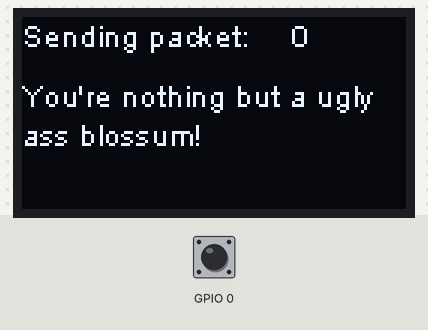
Simulated run of this sketch. Board: ESP32. Parts: 128×64 one-colour display. The test bench sets the inputs (shaded band); at power-on: GPIO 0 HIGH. Random numbers use the default seed unless the sketch sets one.

Above: at 1.6 s.
1.7 s: GPIO 0 pulled LOW for 0.15 s
At 12.1 s:
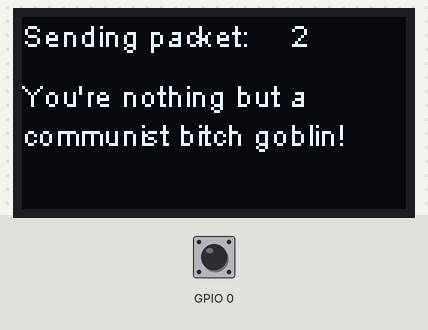
22.3 s: GPIO 0 pulled LOW for 1 s
At 31.7 s:
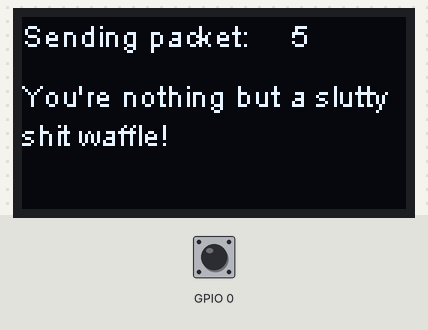
42.6 s: GPIO 0 pulled LOW for 0.15 s
At 52.5 s:
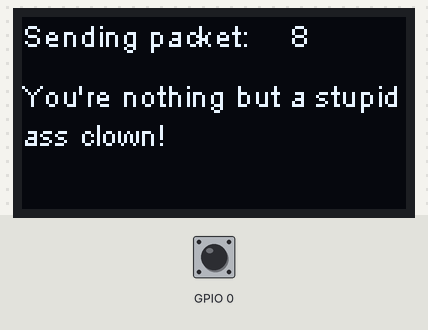
63.0 s: GPIO 0 pulled LOW for 1 s
At 72.1 s:
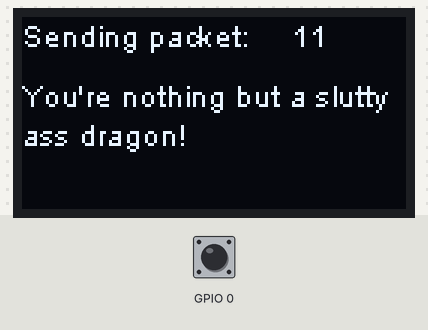
Timing chart, 0 to 73.6 s (numbered marks = the images above; inputs shaded):
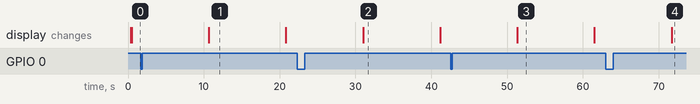

The sketch:

OLED_LoRa_Insult_Sender.ino
```cpp
/*
	Edited to include a insult generator by Bp103
	also changed the structure a bit.

  This is a simple example show the Heltec.LoRa sended data in OLED.

  The onboard OLED display is SSD1306 driver and I2C interface. In order to make the
  OLED correctly operation, you should output a high-low-high(1-0-1) signal by soft-
  ware to OLED's reset pin, the low-level signal at least 5ms.

  OLED pins to ESP32 GPIOs via this connecthin:
  OLED_SDA -- GPIO4
  OLED_SCL -- GPIO15
  OLED_RST -- GPIO16

  by Aaron.Lee from HelTec AutoMation, ChengDu, China
  成都惠利特自动化科技有限公司
  https://heltec.org

  this project also realess in GitHub:
  https://github.com/Heltec-Aaron-Lee/WiFi_Kit_series
*/

#include "heltec.h"

#define BAND    868E6  //you can set band here directly,e.g. 868E6,915E6

uint32_t counter = 0;
String rssi = "RSSI --";
String packSize = "--";
String packet;
String insultcall = "";

void IRAM_ATTR buttonpush()
{
  counter++;
  loraSend(counter);
}

void setup()
{
   //WIFI Kit series V1 not support Vext control
  Heltec.begin(true /*DisplayEnable Enable*/, true /*Heltec.Heltec.Heltec.LoRa Disable*/, true /*Serial Enable*/, true /*PABOOST Enable*/, BAND /*long BAND*/);

  Heltec.display->init();
  Heltec.display->flipScreenVertically();
  Heltec.display->setFont(ArialMT_Plain_10);

  Heltec.display->clear();

  Heltec.display->drawString(0, 0, "Heltec.LoRa Initial success!");
  Heltec.display->display();
  delay(100);
  pinMode(0, INPUT_PULLUP);
  attachInterrupt(0, buttonpush, FALLING);
}

void loop()
{
  insultcall=insultGen();

  Heltec.display->clear();
  Heltec.display->setTextAlignment(TEXT_ALIGN_LEFT);
  Heltec.display->setFont(ArialMT_Plain_10);

  Heltec.display->drawString(0, 0, "Sending packet: ");
  Heltec.display->drawString(90, 0, String(counter));
  Heltec.display->drawStringMaxWidth(0, 20, 128, insultcall);
  Heltec.display->display();
  // send packet
  loraSend(counter);
  counter++;
  digitalWrite(LED, HIGH);   // turn the LED on (HIGH is the voltage level)
  delay(100);                       // wait for a second
  digitalWrite(LED, LOW);    // turn the LED off by making the voltage LOW
  delay(10e3);                       // wait for 10 seconds
}

void loraSend(uint32_t counterin)
{
  LoRa.beginPacket();
  LoRa.setTxPower(14,RF_PACONFIG_PASELECT_PABOOST);
/*
 * LoRa.setTxPower(txPower,RFOUT_pin);
 * txPower -- 0 ~ 20
 * RFOUT_pin could be RF_PACONFIG_PASELECT_PABOOST or RF_PACONFIG_PASELECT_RFO
 *   - RF_PACONFIG_PASELECT_PABOOST -- LoRa single output via PABOOST, maximum output 20dBm
 *   - RF_PACONFIG_PASELECT_RFO     -- LoRa single output via RFO_HF / RFO_LF, maximum output 14dBm
*/
  LoRa.print(insultcall);
  LoRa.print(" -");
  LoRa.print(counterin);
  LoRa.endPacket();
}

String insultGen()
{
  String verb[24] = {"lazy","stupid","insecure","idiotic","slimy",
	"slutty","smelly","pompous","communist","dicknose",
	"pie-eating","racist","elitist","white trash","drug-loving",
	"butterface","tone deaf","ugly","creepy","nut busting",
	"son of a","bible thumping","mud dwelling","cum guzzling"};

String adjective[22] = {"douche","ass","turd","rectum","butt","cock","shit",
	"crotch","bitch","turd","prick","slut","taint","fuck",
	"dick","boner","shart","nut","sphincter","foreskin","wank","dildo"};

String noun[26] = {"pilot","canoe","captain","pirate","hammer","knob",
	"box","jockey","nazi","waffle","goblin","blossum","biscuit",
	"clown","socket","monster","hound","dragon","balloon","foreskin",
	"fairy","puddle","pickle","jar","nugget","dragon queen"};

  return "You're nothing but a "+verb[int(random(0,24))]+" "+adjective[int(random(0,22))]+" "+noun[int(random(0,26))]+"!";
}
```

Measured:
- what the display in image 1 shows lasts 10.1 s, from 10.7 s to 20.8 s
